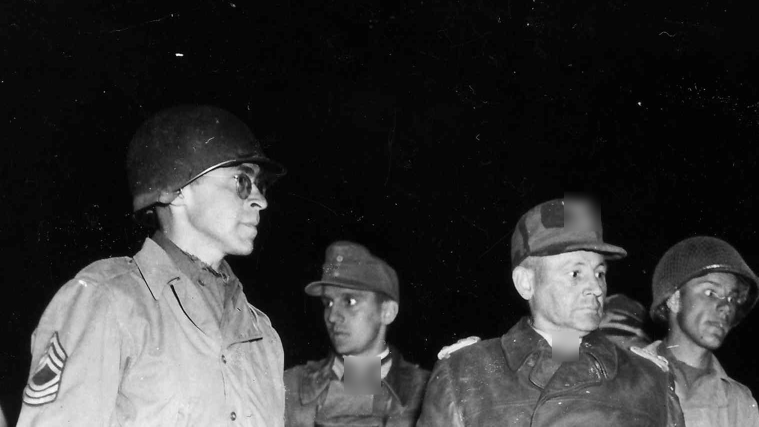
#> input picture video/generals-mississippi/thumbnail/ramcke_base.jpg, 1517 x 853 px (shown at 1/2 size)
$ python thumbnail.py
#> lines starting #> are read from the running program, lines starting #| are printed output that depends on the picture
"""YouTube thumbnail (1280x720) in the channel's thumbnail format: one archive photo, a big caps
question, a red grease-pencil arrow at the detail that answers it, a small caps tag line.
Base photo: Jack Delano, Chicago at night, May 1943 (LoC LC-USW36-606, public domain).
Usage: python3 tools/thumbnail.py   (needs thumbnail/freight_master.tif and Barlow Condensed TTFs)"""
from pathlib import Path
import math
import numpy as np
from PIL import Image, ImageDraw, ImageFilter, ImageFont

ROOT = Path(__file__).resolve().parent.parent
T = ROOT / "thumbnail"
RED = (224, 68, 46)
W, H = 1280, 720

# [21 lines left out: function base, not called in this run]

def text(d, xy, s, size, font="Black", stroke=9, fill=(255, 255, 255), anchor="la"):
    f = ImageFont.truetype(str(T / f"BarlowCondensed-{font}.ttf"), size)
    x, y = xy
    d.text((x + 5, y + 7), s, font=f, fill=(0, 0, 0), stroke_width=stroke, stroke_fill=(0, 0, 0), anchor=anchor)
    d.text((x, y), s, font=f, fill=fill, stroke_width=stroke, stroke_fill=(0, 0, 0), anchor=anchor)

def arrow(img, pts, width=15):
    """Hand-drawn curved arrow (quadratic Bezier) ending in an open head; black outline under red."""
    (x0, y0), (cx, cy), (x1, y1) = pts
    path = [((1 - t) ** 2 * x0 + 2 * (1 - t) * t * cx + t * t * x1, (1 - t) ** 2 * y0 + 2 * (1 - t) * t * cy + t * t * y1)
            for t in np.linspace(0, 1, 60)]
    ang = math.atan2(y1 - path[-6][1], x1 - path[-6][0])
    head = [(x1 + 46 * math.cos(ang + s * 2.6), y1 + 46 * math.sin(ang + s * 2.6)) for s in (-1, 1)]
    d = ImageDraw.Draw(img)
    for col, w in (((0, 0, 0), width + 8), (RED, width)):
        d.line(path, fill=col, width=w, joint="curve")
        for h in head:
            d.line([h, (x1, y1)], fill=col, width=w)
        for p in [path[0], path[-1], *head]:
            d.ellipse([p[0] - w / 2, p[1] - w / 2, p[0] + w / 2, p[1] + w / 2], fill=col)

def tag(d, xy, s, size=40):
    """House slug: black tab with a red square."""
    f = ImageFont.truetype(str(T / "BarlowCondensed-Bold.ttf"), size)
    x, y = xy
    tw = d.textlength(s, font=f)
    d.rectangle([x, y, x + tw + 62, y + size + 18], fill=(11, 11, 11))
    d.rectangle([x + 16, y + (size + 18) / 2 - 8, x + 32, y + (size + 18) / 2 + 8], fill=RED)
    d.text((x + 44, y + 7), s, font=f, fill=(236, 233, 225))

# [45 lines left out: functions make, surrender_panel, make_split, not called in this run]


def from_image(src, name, line1, line2, small, arrow_pts, text_x=None, size=None):
    """Thumbnail from a generated/supplied image (e.g. made in ChatGPT): fit to 1280x720, B&W except the
    warm lights, caps question on the window side, red grease arrow, house tag."""
#> called with name = 'thumbnail_A', line1 = 'HE ESCAPED', line2 = 'TO MAIL A LETTER', small = "HITLER'S GENERALS · MISSISSIPPI 1946", text_x = 40, size = 118
    im = Image.open(src).convert("RGB")
#> im is the input picture: PIL image 1517x853 RGB; min 0, max 255, mean 53.3
    r = max(W / im.width, H / im.height)
    im = im.resize((round(im.width * r), round(im.height * r)), Image.LANCZOS)
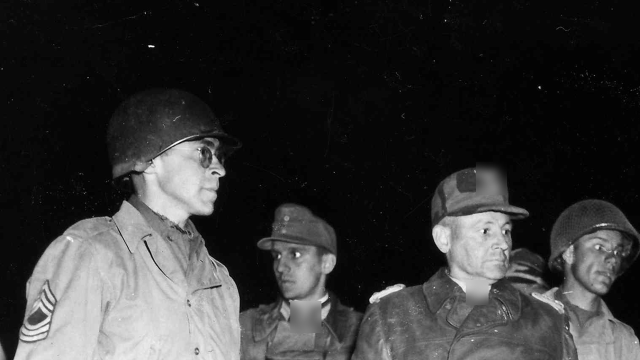
#> im: PIL image 1280x720 RGB (shown at 1/2 size); min 0, max 255, mean 53.3
    im = im.crop(((im.width - W) // 2, (im.height - H) // 2, (im.width - W) // 2 + W, (im.height - H) // 2 + H))
    a = np.asarray(im).astype(np.float32) / 255
    lum = a @ np.array([0.299, 0.587, 0.114])
    m = np.clip((lum - 0.78) / 0.15, 0, 1)[..., None]  # only the brightest lights keep a warm tint
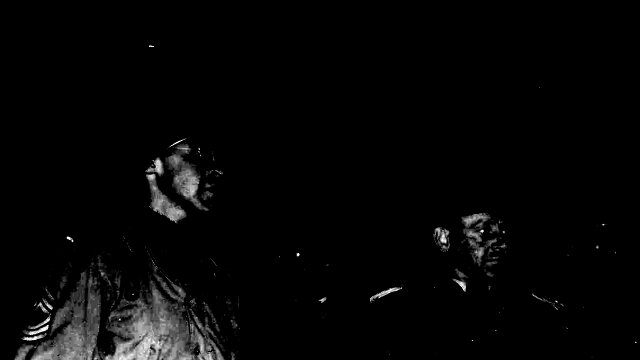
#> m: shape (720, 1280, 1) float64 (shown at 1/2 size); min 0, max 1, mean 0.0237
    warm = np.clip(np.repeat(lum[..., None], 3, 2) * np.array([1.25, 1.05, 0.7]), 0, 1)
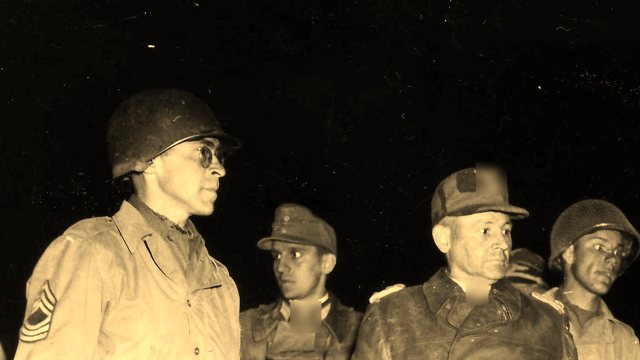
#> warm: shape (720, 1280, 3) float64 (shown at 1/2 size); mean of channels 0, 1, 2 0.258, 0.219, 0.146; drawn as R, G, B
    out = np.repeat(lum[..., None], 3, 2) * (1 - m) + warm * m
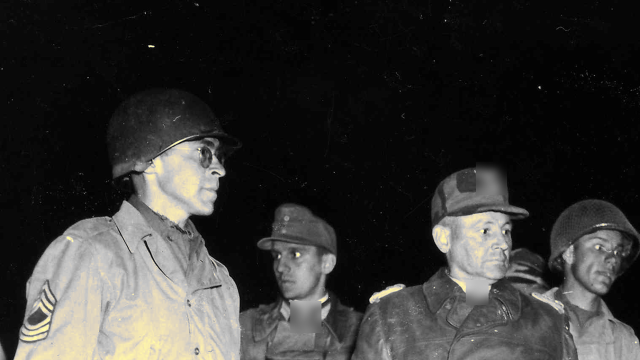
#> out: shape (720, 1280, 3) float64 (shown at 1/2 size); mean of channels 0, 1, 2 0.213, 0.21, 0.203; drawn as R, G, B
    img = Image.fromarray((np.clip(out, 0, 1) * 255).astype(np.uint8))
    d = ImageDraw.Draw(img)
    x = text_x if text_x is not None else 700
    size = size or (128 if max(len(line1), len(line2)) <= 9 else 108)
    text(d, (x, 26), line1, size)
    text(d, (x, 26 + size * 0.94), line2, size)
    arrow(img, arrow_pts)
    tag(ImageDraw.Draw(img), (52, H - 98), small)
    img.save(T / f"{name}.jpg", quality=92)
    print("wrote", T / f"{name}.jpg")


if __name__ == "__main__":
    import sys
    # Camp Clinton: Ramcke under U.S. guard at Brest, Sept. 1944 (U.S. Army Signal Corps, public domain; badges blurred)
    src = sys.argv[1] if len(sys.argv) > 1 else T / "ramcke_base.jpg"
    arrow_pts = [(1180, 230), (1235, 400), (1050, 450)]
    from_image(src, "thumbnail_A", "HE ESCAPED", "TO MAIL A LETTER", "HITLER'S GENERALS · MISSISSIPPI 1946", arrow_pts, text_x=40, size=118)
    from_image(src, "thumbnail_B", "HITLER'S GENERALS", "IN MISSISSIPPI?", "CAMP CLINTON · 1943–1946", arrow_pts, text_x=40, size=118)
#> call 2 of from_image, with name = 'thumbnail_B', line1 = "HITLER'S GENERALS", line2 = 'IN MISSISSIPPI?', small = 'CAMP CLINTON · 1943–1946', text_x = 40, size = 118
#> in from_image (call 2), `tag(ImageDraw.Draw(img), (52, H - 98), small)`:
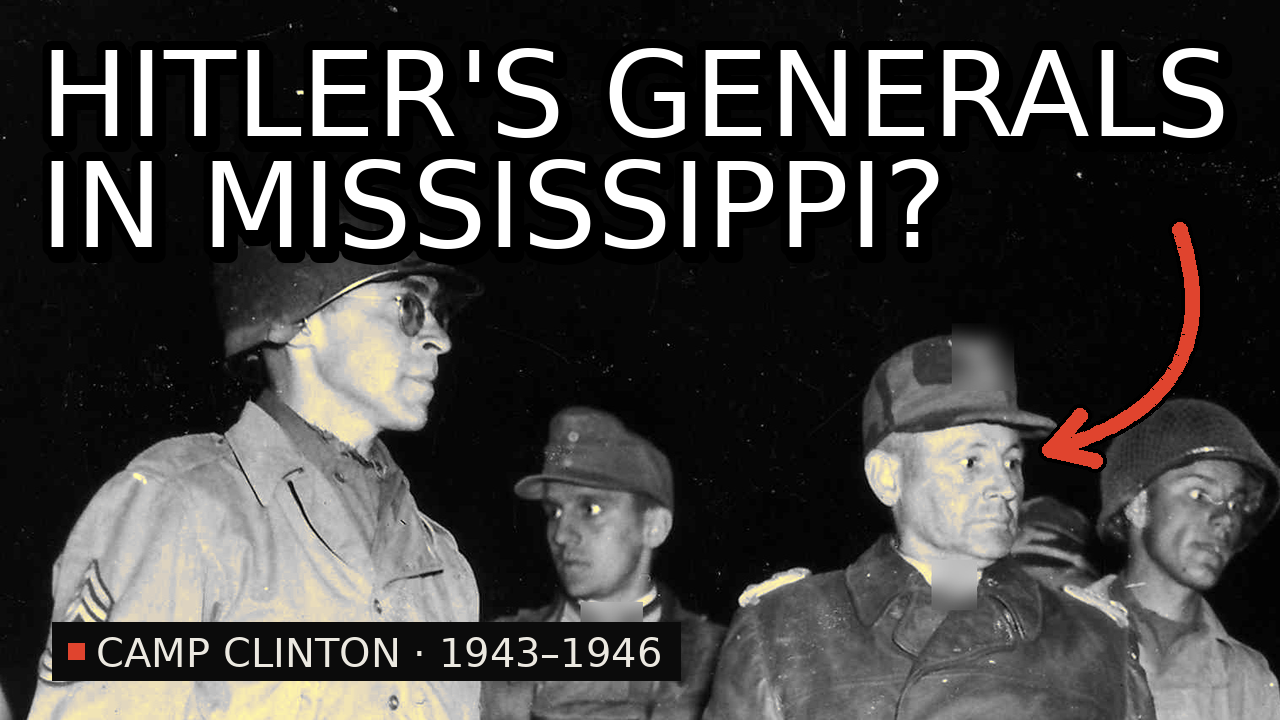
#> img: PIL image 1280x720 RGB; mean R, G, B 64, 62.5, 61

$ run again, with video/generals-mississippi/thumbnail/thumbnail_A.jpg copied over video/generals-mississippi/thumbnail/ramcke_base.jpg
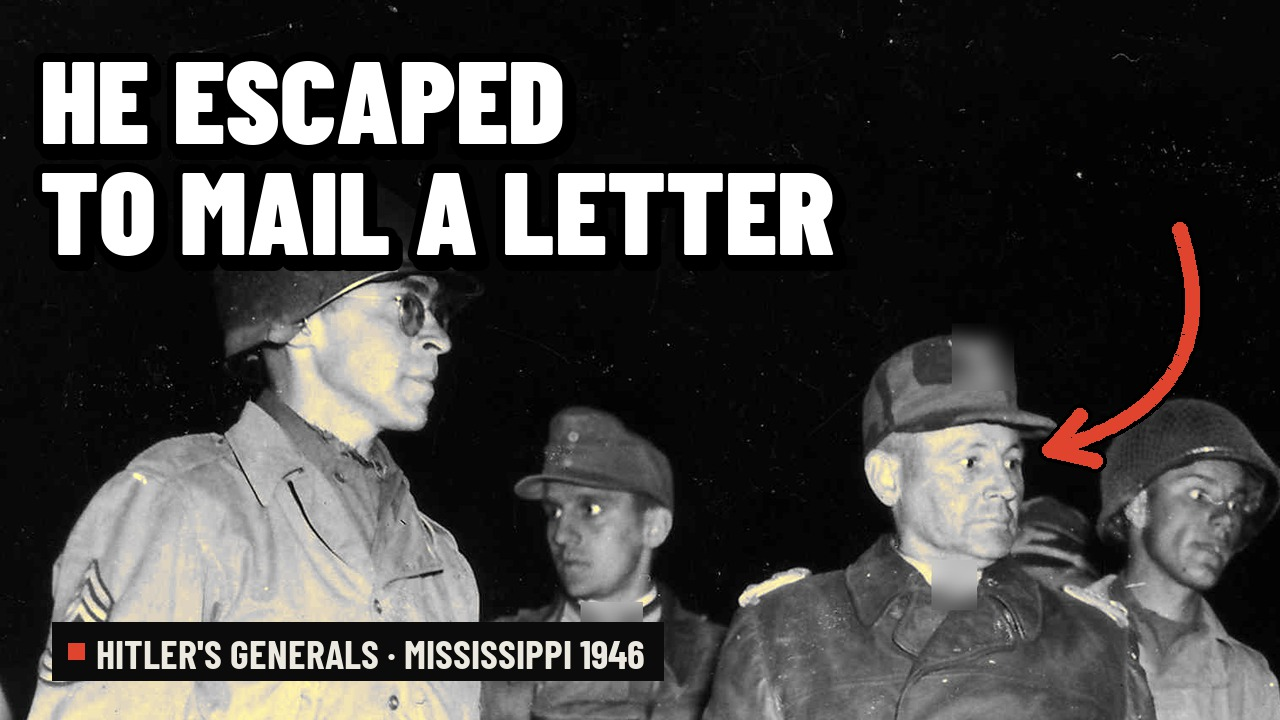
#> input picture video/generals-mississippi/thumbnail/thumbnail_A.jpg, 1280 x 720 px
#> in from_image, im is the input picture: PIL image 1280x720 RGB; mean R, G, B 67.9, 66.4, 64.9
#> in from_image, `warm = np.clip(np.repeat(lum[..., None], 3, 2) * np.array([1.25, 1.05,..`:
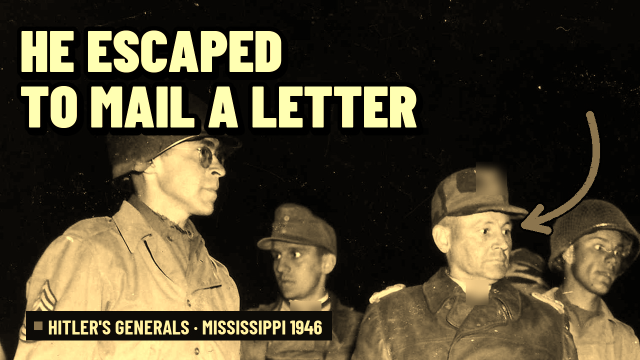
#> warm: shape (720, 1280, 3) float64 (shown at 1/2 size); mean of channels 0, 1, 2 0.306, 0.271, 0.183; drawn as R, G, B
#> in from_image (call 2), `tag(ImageDraw.Draw(img), (52, H - 98), small)`:
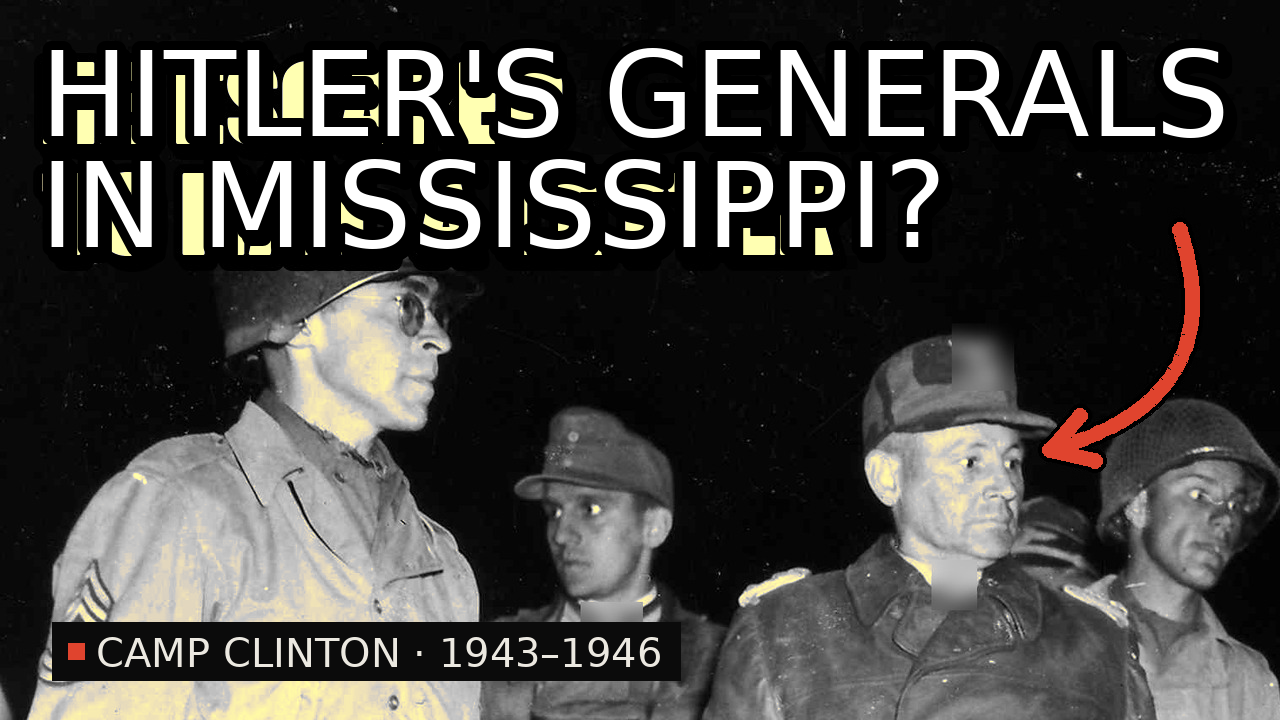
#> img: PIL image 1280x720 RGB; mean R, G, B 66.8, 65.3, 62.6

$ run again, with video/generals-mississippi/thumbnail/thumbnail_B.jpg copied over video/generals-mississippi/thumbnail/ramcke_base.jpg
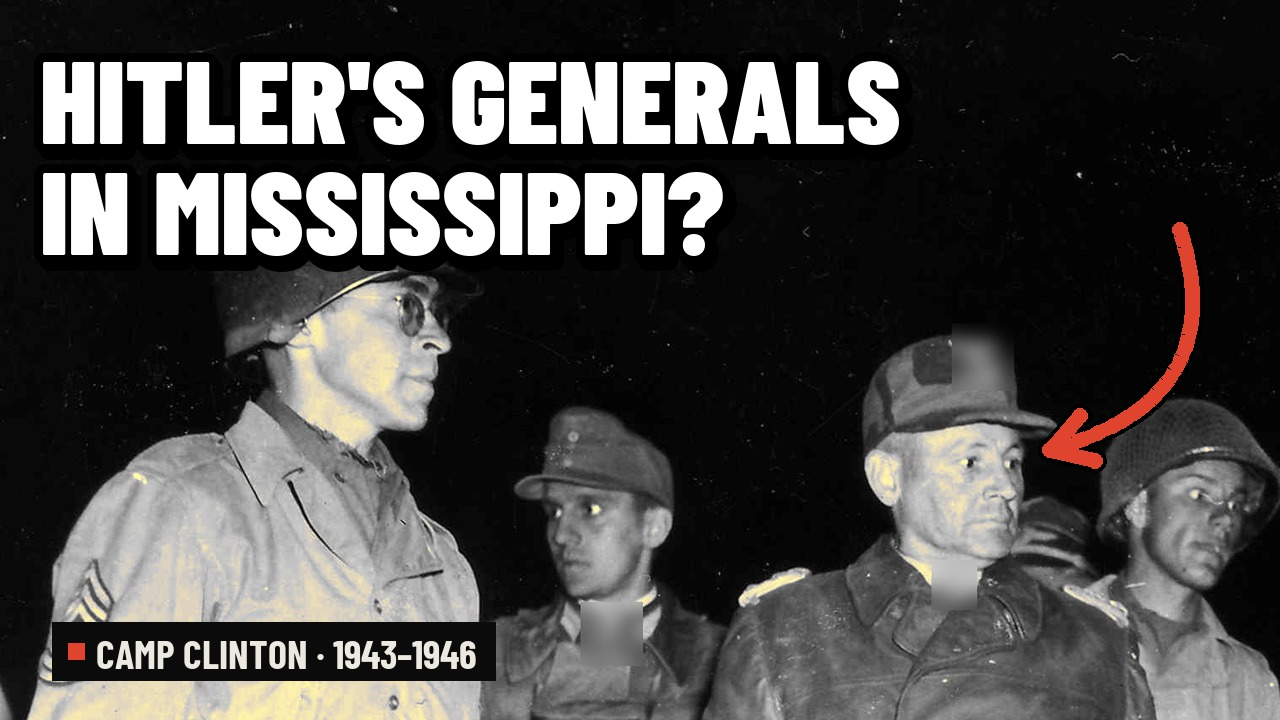
#> input picture video/generals-mississippi/thumbnail/thumbnail_B.jpg, 1280 x 720 px
#> in from_image, im is the input picture: PIL image 1280x720 RGB; mean R, G, B 73.2, 71.7, 70.2
#> in from_image, `warm = np.clip(np.repeat(lum[..., None], 3, 2) * np.array([1.25, 1.05,..`:
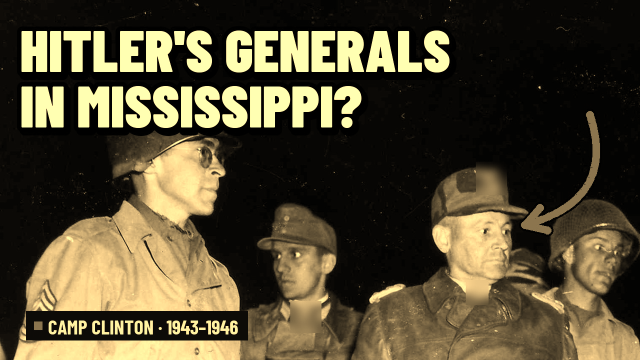
#> warm: shape (720, 1280, 3) float64 (shown at 1/2 size); mean of channels 0, 1, 2 0.327, 0.292, 0.198; drawn as R, G, B
#> in from_image (call 2), `tag(ImageDraw.Draw(img), (52, H - 98), small)`:
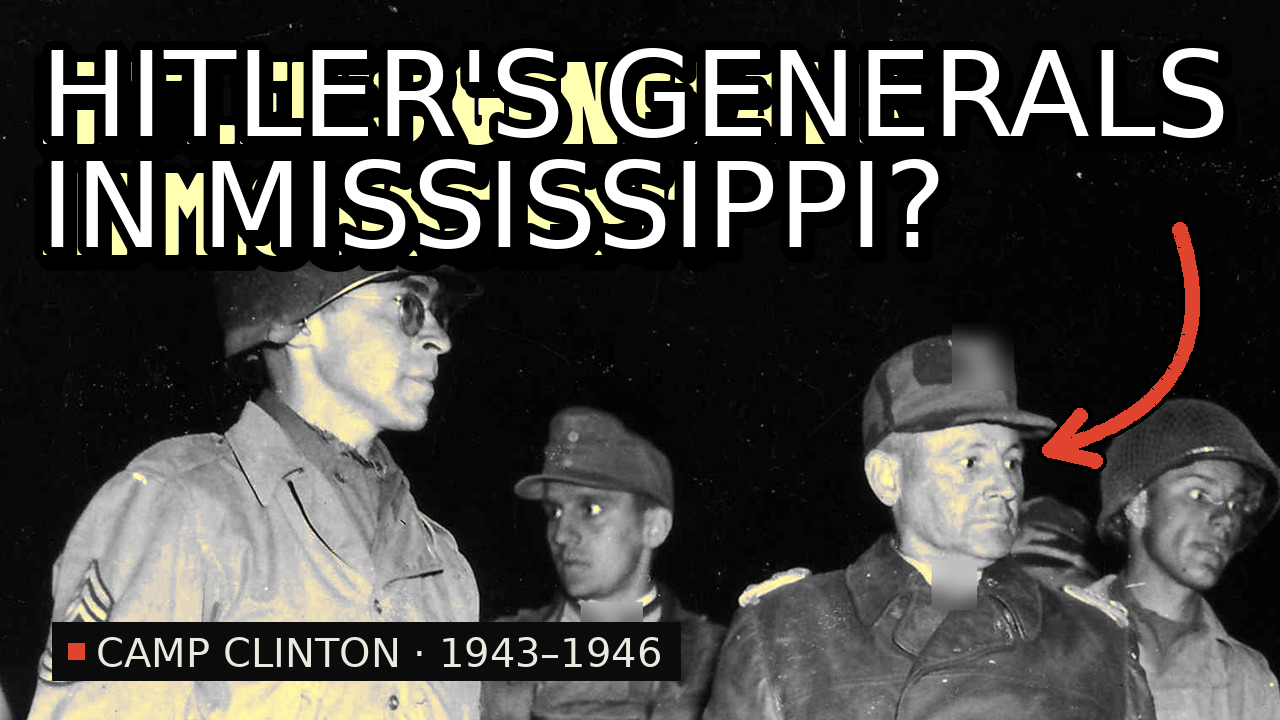
#> img: PIL image 1280x720 RGB; mean R, G, B 67.6, 66.1, 63.2
